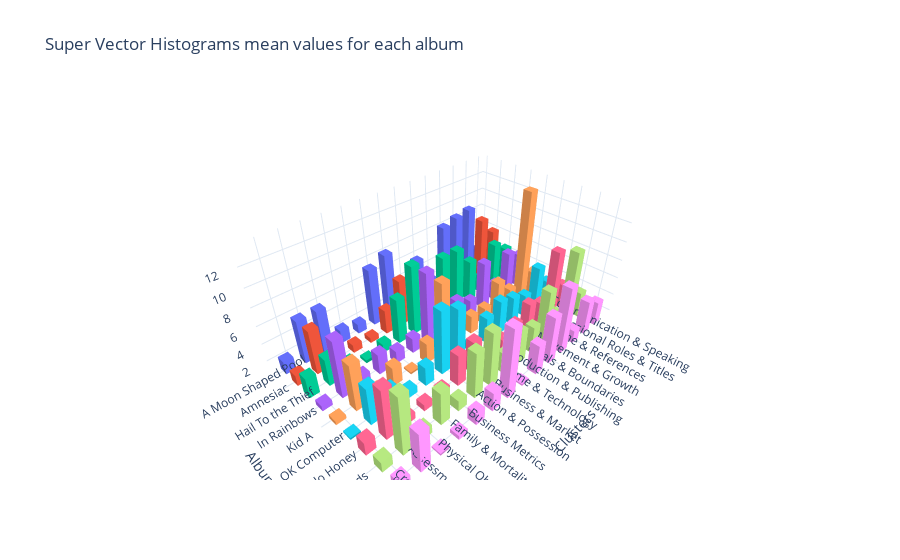

Notebook code for this chart:
### Code cell
bar_columns = column_names + ['album_name']
means = radiohead[bar_columns].groupby('album_name').mean()
bar_values = np.array(means)

x = means.index
y = means.columns
z = bar_values.ravel(order='F')

bar_charts3d_from_array(x, y, z,
                        x_legend=list(x),
                        y_legend=list(means.columns),
                        x_title='Albums',
                        y_title='Clusters',
                        title="Super Vector Histograms mean values for each album")
